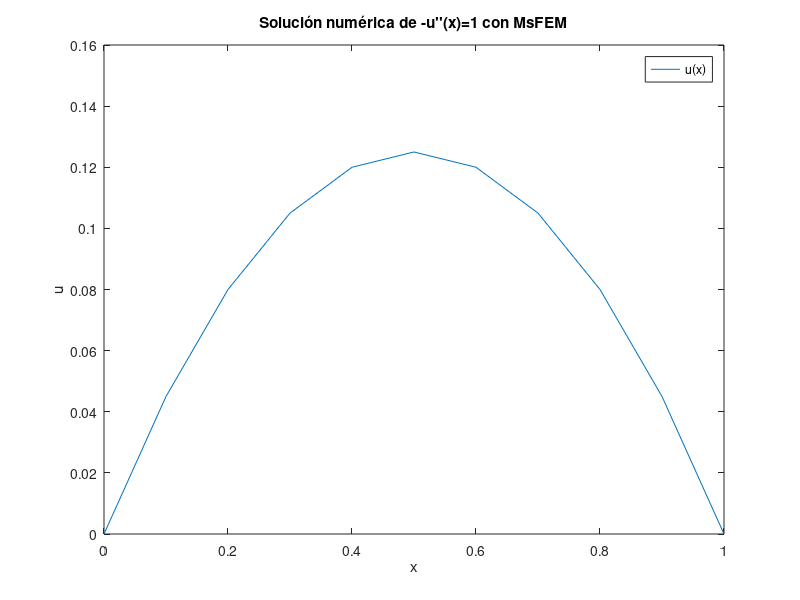

Here is the MATLAB script that generated this plot:
% Implementación de MsFEM para la ecuación de la cuerda elástica
clear; clc;

% Parámetros del problema
L = 1;                  % Longitud del dominio
N = 10;                 % Número de segmentos
h = L / N;              % Tamaño de los elementos
x = linspace(0, L, N+1);% Puntos de la malla

% Coeficiente k(x) y término fuente f(x)
k = @(z) 1; % Coeficiente constante
f = @(z) 1; % Término fuente constante

% Prealocar matriz A y vector b
A = zeros(N+1, N+1);    % Matriz tri-diagonal
b = zeros(N+1, 1);      % Vector de fuerzas

% Construcción de la matriz A
for i = 2:N
    % Constantes para las bases multiescala en cada subintervalo
    c1 = 1 / (x(i) - x(i-1));
    c2 = 1 / (x(i+1) - x(i));
    
    % Elementos tri-diagonales
    A(i, i-1) = -c1;                   % a_{i, i-1}
    A(i, i) = c1 + c2;                 % a_{i, i}
    A(i, i+1) = -c2;                   % a_{i, i+1}
end

% Construcción del vector b
for i = 2:N
    b(i) = f(0) * (x(i) - x(i-1)); % Con f constante
end

% Aplicar condiciones de frontera
A(1, :) = 0; A(:, 1) = 0; A(1, 1) = 1; % u(0) = 0
A(end, :) = 0; A(:, end) = 0; A(end, end) = 1; % u(1) = 0
b(1) = 0; b(end) = 0;

% Resolución del sistema matricial Ax = b
u = A \ b;

% Graficar la solución
figure;
plot(x, u, 'LineWidth', 0.5); % Línea continua y más gruesa
xlabel('x'); % Etiqueta del eje x
ylabel('u'); % Etiqueta del eje y
title('Solución numérica de -u''''(x)=1 con MsFEM'); % Título de la gráfica
legend('u(x)', 'Location', 'northeast'); % Leyenda
